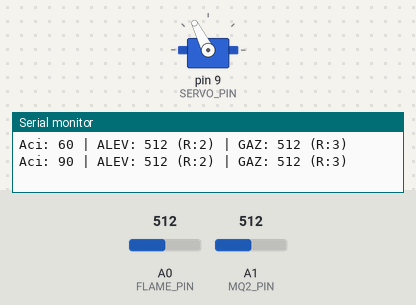
This sketch was run on a simulated Arduino Uno, built with avr-gcc and run on an emulated ATmega328P. Shown: servo, the last lines printed to the serial monitor. The test bench sets the inputs (shaded band); at power-on: A0 (FLAME_PIN) = 512, A1 (MQ2_PIN) = 512. No radio packets arrive unless stated.

Above: at 2.2 s.
2.3 s: A0 (FLAME_PIN) set to 417
At 4.0 s:
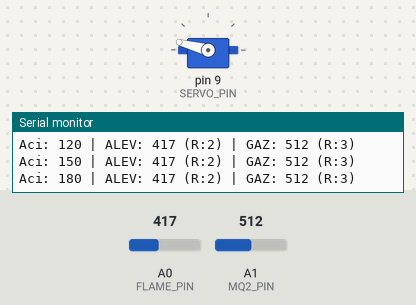
5.5 s: A0 (FLAME_PIN) set to 382
At 6.2 s:
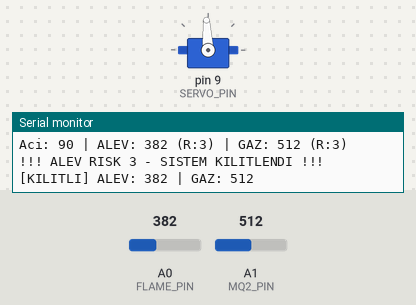
7.6 s: A1 (MQ2_PIN) set to 985
9.1 s: A1 (MQ2_PIN) set to 1012
Timing chart, 0 to 11.6 s (numbered marks = the images above; inputs shaded):
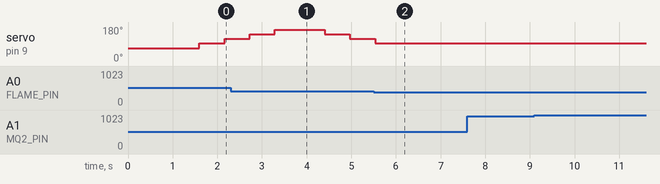

Measured:
- the behaviour switches between 400 and 399 on A0 (FLAME_PIN) (found by bisection; images 1 and 2)
- after the input at 5.5 s, servo on pin 9 (SERVO_PIN): goes on until 5.5 s, then stays 93°

The sketch:

Transmitter.ino
```cpp
/*
   PROJE: Yangın ve Gaz Tespit Sistemi - VERİCİ (Transmitter)
   DONANIM:
     - Servo Motor (Pin 9)
     - Alev Sensörü (Pin A0)
     - MQ-2 Gaz Sensörü (Pin A1)
     - 433MHz RF Verici (Data Pin 2)

   ÖZELLİKLER:
     - 60 ile 180 derece arası tarama
     - Alev Risk 3 (Yakın) olunca kilitlenme
     - Gaz Risk 2 (Orta) olunca alarm gönderme
     - Terminal kontrolü ('d' durdur, 'c' devam et)
*/

#include <ServoTimer2.h>
#include <RH_ASK.h>
#include <SPI.h>

// --- RF AYARLARI ---
// Hız: 2000bps, RX: 11 (Boş), TX: 2 (Verici Pini)
RH_ASK rf_driver(2000, 11, 2);

// --- PIN TANIMLARI ---
const int FLAME_PIN = A0;
const int MQ2_PIN = A1;
const int SERVO_PIN = 9;

ServoTimer2 myServo;

// --- VERİ PAKETİ YAPISI ---
struct VeriPaketi {
  uint8_t alarmDurumu;
  uint8_t alevRiski;
  uint8_t gazRiski;
  int alevDegeri;
  int gazDegeri;
};

// --- AYARLAR ---
int baslangicAci = 60;   // Tarama Başlangıcı
int bitisAci = 180;      // Tarama Bitişi
int adimAraligi = 30;    // Adım
int beklemeSuresi = 500; // Bekleme (ms)

// Hassasiyet Eşikleri
int alevEsik = 800;
int gazEsik = 300;

// Değişkenler
int control = 0;
int alevRisk = 0;
int gazRisk = 0;
bool sistemDurdu = false;

void setup() {
  Serial.begin(9600);
  if (!rf_driver.init()) Serial.println("RF Modulu Hatasi!");

  myServo.attach(SERVO_PIN);
  servoDereceYaz(baslangicAci);

  Serial.println("--- VERICI SISTEMI BASLATILDI ---");
  Serial.println("Mod: 60-180 Derece Tarama | Gaz Risk 2 Alarm | Alev Risk 3 Kilit");
  delay(1000);
}

void loop() {
  // İLERİ TARAMA
  for (int i = baslangicAci; i <= bitisAci; i += adimAraligi) {
    hareketEtVeKontrolEt(i);
  }
  // GERİ TARAMA
  for (int i = bitisAci; i >= baslangicAci; i -= adimAraligi) {
    hareketEtVeKontrolEt(i);
  }
}

// ServoTimer2 Derece Çevirici Fonksiyon
void servoDereceYaz(int derece) {
  int pulse = map(derece, 0, 180, 750, 2250);
  myServo.write(pulse);
}

// Ana Kontrol Bloğu
void hareketEtVeKontrolEt(int aci) {
  terminalKontrol();
  while (sistemDurdu) { terminalKontrol(); delay(100); }

  servoDereceYaz(aci);
  delay(beklemeSuresi);

  terminalKontrol();
  if (sistemDurdu) return;

  // Sensör Okuma
  int okunanAlev = analogRead(FLAME_PIN);
  int okunanGaz = analogRead(MQ2_PIN);

  alevRiskHesapla(okunanAlev);
  gazRiskHesapla(okunanGaz);

  // Ekrana Yazdırma
  Serial.print("Aci: "); Serial.print(aci);
  Serial.print(" | ALEV: "); Serial.print(okunanAlev);
  Serial.print(" (R:"); Serial.print(alevRisk);
  Serial.print(") | GAZ: "); Serial.print(okunanGaz);
  Serial.print(" (R:"); Serial.print(gazRisk);
  Serial.println(")");

  // Veri Paketleme
  VeriPaketi paket;

  // ALARM ŞARTI: Alev Risk 3+ VEYA Gaz Risk 2+
  if (alevRisk >= 3 || gazRisk >= 2) {
    paket.alarmDurumu = 1;
    control = 1;
  } else {
    paket.alarmDurumu = 0;
    control = 0;
  }

  paket.alevRiski = alevRisk;
  paket.gazRiski = gazRisk;
  paket.alevDegeri = okunanAlev;
  paket.gazDegeri = okunanGaz;

  // RF Gönderim
  rf_driver.send((uint8_t *)&paket, sizeof(paket));
  rf_driver.waitPacketSent();

  // KİLİTLENME ŞARTI: Sadece Alev Risk 3 ve üzeri
  if (alevRisk >= 3) {
    atesVarModu(okunanAlev);
  }
}

// Kilitlenme Fonksiyonu
void atesVarModu(int ilkDeger) {
  Serial.println("\n!!! ALEV RISK 3 - SISTEM KILITLENDI !!!");
  control = 1;

  while (true) {
    terminalKontrol();
    if (sistemDurdu) break;

    int alev = analogRead(FLAME_PIN);
    int gaz = analogRead(MQ2_PIN);
    alevRiskHesapla(alev);
    gazRiskHesapla(gaz);

    Serial.print("[KILITLI] ALEV: "); Serial.print(alev);
    Serial.print(" | GAZ: "); Serial.println(gaz);

    VeriPaketi paket;
    paket.alarmDurumu = 1;
    paket.alevRiski = alevRisk;
    paket.gazRiski = gazRisk;
    paket.alevDegeri = alev;
    paket.gazDegeri = gaz;

    rf_driver.send((uint8_t *)&paket, sizeof(paket));
    rf_driver.waitPacketSent();

    // Çıkış Şartı
    if (alevRisk < 3) {
      control = 0;
      Serial.println(">>> Tehlike azaldi, devam ediliyor...\n");
      break;
    }
    delay(200);
  }
}

// Terminal Komutları
void terminalKontrol() {
  if (Serial.available() > 0) {
    char komut = Serial.read();
    if (komut == 'd' || komut == 'D') sistemDurdu = true;
    else if (komut == 'c' || komut == 'C') sistemDurdu = false;
  }
}

// Risk Hesaplamaları
void alevRiskHesapla(int deger) {
  if (deger < 200) alevRisk = 4;
  else if (deger < 400) alevRisk = 3;
  else if (deger < 600) alevRisk = 2;
  else if (deger < alevEsik) alevRisk = 1;
  else alevRisk = 0;
}

void gazRiskHesapla(int deger) {
  if (deger > 700) gazRisk = 4;
  else if (deger > 500) gazRisk = 3;
  else if (deger > 400) gazRisk = 2;
  else if (deger > gazEsik) gazRisk = 1;
  else gazRisk = 0;
}
```
